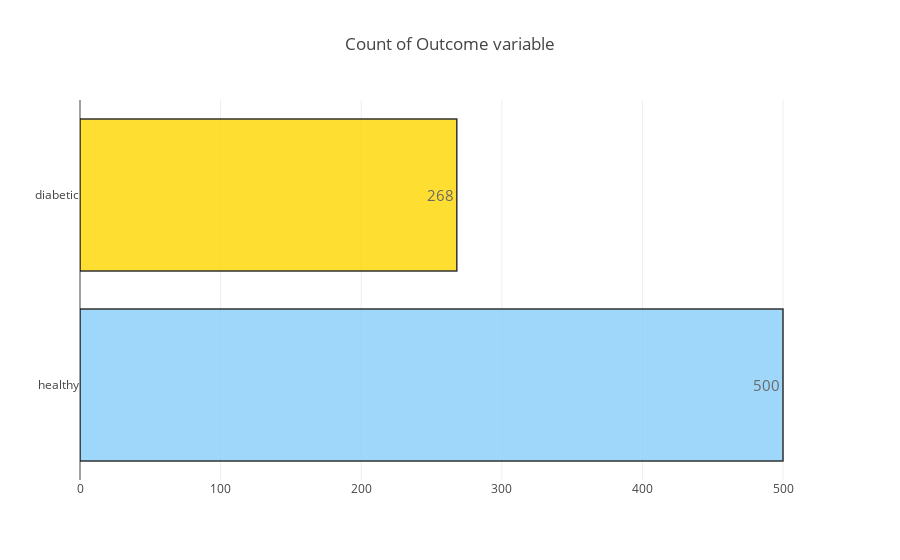
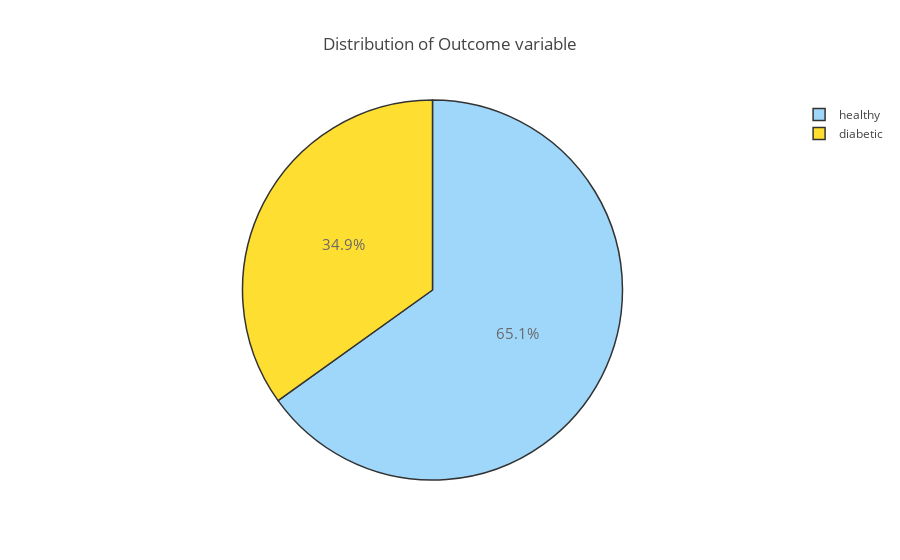

The cell these charts' notebook holds for them, in order:
### Code cell
target_count()
target_percent()

### Figure 1 — Plotly figure (JSON) as saved in the notebook; plotly's stock layout.template omitted (floating-point values rounded to 4 significant figures)
{"data": [{"marker": {"color": ["lightskyblue", "gold"], "line": {"color": "#000000", "width": 1.5}}, "opacity": 0.8, "orientation": "h", "text": ["500", "268"], "textfont": {"size": 15}, "textposition": "auto", "type": "bar", "uid": "84ce7dd4-dae5-4b48-a1de-51c9ea4ced26", "x": [500, 268], "y": ["healthy", "diabetic"]}], "layout": {"title": {"text": "Count of Outcome variable"}}}

### Figure 2 — Plotly figure (JSON) as saved in the notebook; plotly's stock layout.template omitted (floating-point values rounded to 4 significant figures)
{"data": [{"labels": ["healthy", "diabetic"], "marker": {"colors": ["lightskyblue", "gold"], "line": {"color": "#000000", "width": 1.5}}, "opacity": 0.8, "textfont": {"size": 15}, "type": "pie", "uid": "778bcb65-922f-4c64-9855-88ebd33ee4fb", "values": [500, 268]}], "layout": {"title": {"text": "Distribution of Outcome variable"}}}
